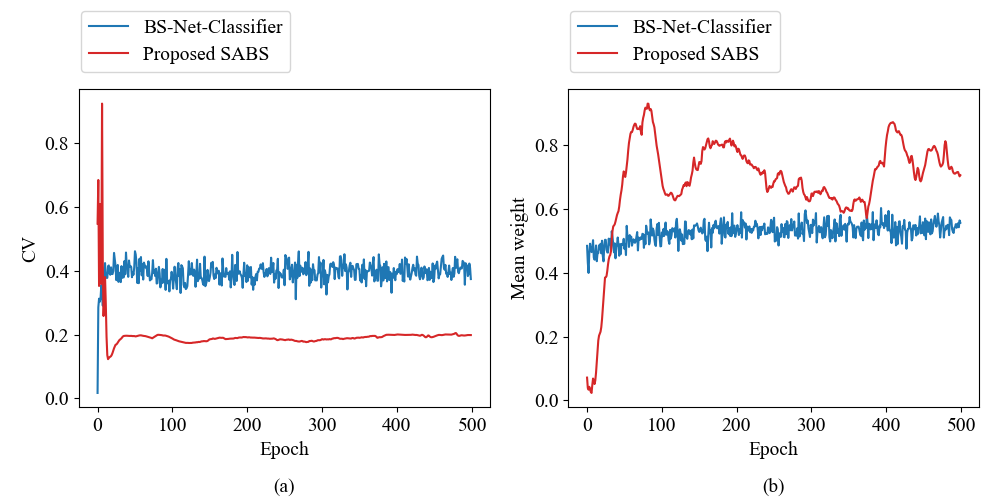

Write the Python code that produced this figure.
import pandas as pd
import matplotlib.pyplot as plt
import numpy as np

plt.rcParams['font.family'] = 'Times New Roman'
plt.rcParams['font.size'] = 14


tab1 = pd.read_csv("v0_weights.csv", header=None).to_numpy()
tab2 = pd.read_csv("v9_weights.csv", header=None).to_numpy()

# print(tab1.shape)
# print(tab2.shape)
# exit(0)
epochs = np.arange(tab1.shape[0])
cv1 = np.std(tab1, axis=1) / np.mean(tab1, axis=1)
cv2 = np.std(tab2, axis=1) / np.mean(tab2, axis=1)
print(cv1[-1])
print(cv2[-1])

print(cv1)

mean1 = np.mean(tab1, axis=1)
mean2 = np.mean(tab2, axis=1)

fig, axes = plt.subplots(1, 2, figsize=(10, 5))

axes[0].plot(epochs, cv1, label="BS-Net-Classifier", color="#1f77b4")
axes[0].plot(epochs, cv2, label="Proposed SABS", color="#d62728")
#axes[0].set_title("CV of weights across the samples")
axes[0].set_xlabel("Epoch")
axes[0].set_ylabel("CV")
axes[0].legend(bbox_to_anchor=(0.26, 1.15), loc='center', ncol=1, frameon=True)
axes[0].text(0.5, -0.25, "(a)", transform=axes[0].transAxes, ha='center', va='center')

axes[1].plot(epochs, mean1, label="BS-Net-Classifier", color="#1f77b4")
axes[1].plot(epochs, mean2, label="Proposed SABS", color="#d62728")
#axes[1].set_title("Mean weight across the samples")
axes[1].set_xlabel("Epoch")
axes[1].set_ylabel("Mean weight")
axes[1].legend(bbox_to_anchor=(0.26, 1.15), loc='center', ncol=1, frameon=True)
axes[1].text(0.5, -0.25, "(b)", transform=axes[1].transAxes, ha='center', va='center')

plt.subplots_adjust(top=0.7, bottom=0.2)
plt.tight_layout()
plt.savefig("weight_plot_post.png")
plt.show()